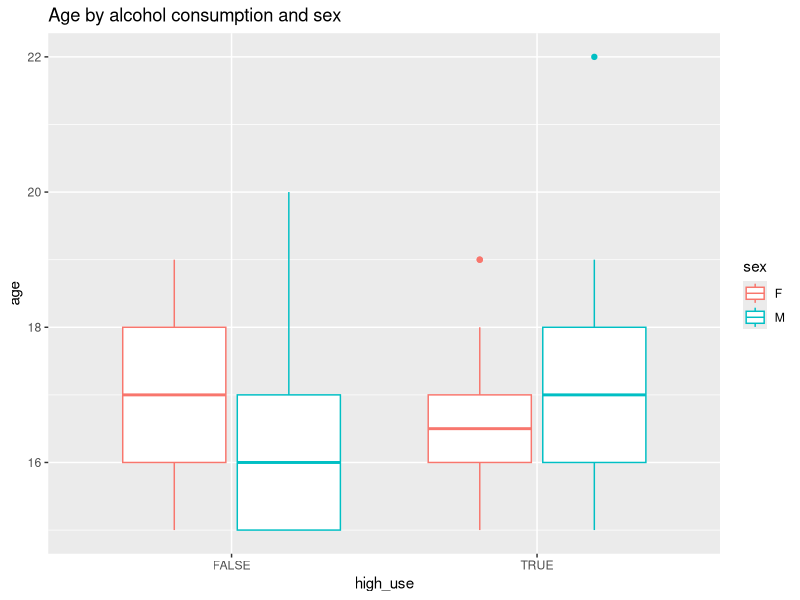

Here is the R script that generated this plot:
## ---- chunk 1
library(ggplot2)
library(GGally)
## ---- chunk 2
alc <- read.table("data/student_alc.txt", header = TRUE)
dim(alc)
## ---- chunk 3
#initialize a plot of high_use and sex
g1 <- ggplot(alc, aes(x = high_use, y = age, col = sex))

#define the plot as a boxplot and draw it
g1 + geom_boxplot() + ggtitle("Age by alcohol consumption and sex")
